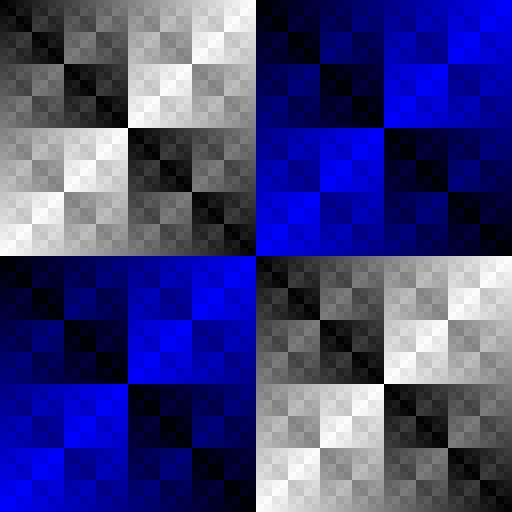
Frame 1 (no input)
Frame 60 (the mouse pressed at the canvas centre just before this capture): identical to frame 1, image omitted
Frame 120 (the mouse held since frame 60 and released just before this capture): identical to frame 1, image omitted

The Processing sketch that drew this single still picture (run headless with seeded random() and noise(); from frame 60 on, the mouse is pressed at the canvas centre):

// Processing sketch: pattern_1
// ── pattern_1.pde
/**
 * Author: qp91mn64
 * License: the MIT License
 * Created: 2026-02-26
 * 
 * Modefied from c_bitwise_9 for its structure
 * 
 * Result is one of the followings:
 *   x & y
 *   x | y
 *   x ^ y
 * Grayscale or opaque color
 * 
 * Drag the mouse or use arrow keys: explore different parts
 * Note: don't use WASD for moving
 * 
 * 's' or 'S': to save an image
 * space key ' ': pause/run
 * Note: clicking doesn't change `a`
 * 
 * See different bitwise patterns:
 * Press '1': bitwise AND &
 * Press '2': bitwise OR |
 * Press '3': bitwise XOR ^ (default)
 */
int cellWidth = 1;
int cellHeight = 1;
int xMax;
int yMax;
int xOffset = 0;
int yOffset = 0;
int whichBitwiseOperator = 3;  // 1:& 2:| 3:^
int x1 = 0;
int y1 = 0;
int x2 = 0;
int y2 = 0;
String bitwiseString;
PImage image1;
void setup() {
  size(512, 512);
  noStroke();
  xMax = (width - 1) / cellWidth + 1;  // Avoid grey egdes when `width` cannot be divided by `cellWidth`
  yMax = (height - 1) / cellHeight + 1;  // Avoid grey egdes when `height` cannot be divided by `cellHeight`
  if (whichBitwiseOperator == 1) {
    bitwiseString = "AND";
  } else if (whichBitwiseOperator == 2) {
    bitwiseString = "OR";
  } else if (whichBitwiseOperator == 3) {
    bitwiseString = "XOR";
  }
  image1 = createImage(width, height, ARGB);
  frameRate(64);
}
void draw() {
  int result = 0;
  int x1;
  int y1;
  background(0);  // Clear the display window
  image1.loadPixels();
  for (int x = 0; x < xMax; x++) {
    for (int y = 0; y < yMax; y++) {
      // Calculate values near 4096
      x1 = x + xOffset;
      y1 = y + yOffset;
      if (whichBitwiseOperator == 1) {
        result = x1 & y1;
      } else if (whichBitwiseOperator == 2) {
        result = x1 | y1;
      } else if (whichBitwiseOperator == 3) {
        result = x1 ^ y1;
      }
      if (result >> 8 != 0) {  // Grayscale or opaque
        result |= -16777216;
      }
      // Use pixels[] instead of rect() for speed
      for (int dx = 0; dx < cellWidth; dx++) {
        for (int dy = 0; dy < cellHeight; dy++) {
          image1.pixels[min(y * cellHeight + dy, height - 1) * width + min(x * cellWidth + dx, width - 1)] = color(result);
        }
      }
    }
  }
  image1.updatePixels();
  image(image1, 0, 0);
}
void mousePressed() {
  if (x1 == 0) {
    x1 = mouseX;
    x2 = xOffset;
  }
  if (y1 == 0) {
    y1 = mouseY;
    y2 = yOffset;
  }
}
void mouseDragged() {
  xOffset = x2 - (mouseX - x1);
  yOffset = y2 - (mouseY - y1);
}
void mouseReleased() {
  x1 = 0;
  y1 = 0;
  // Sometimes the binary form (2's complement) is useful to display specific patterns
  println("xOffset:", xOffset, binary(xOffset));
  println("yOffset:", yOffset, binary(yOffset));
}
void keyPressed() {
  if (key == CODED) {
    if (keyCode == RIGHT) {
      xOffset++;
      println("xOffset:", xOffset, binary(xOffset));
    } else if (keyCode == LEFT) {
      xOffset--;
      println("xOffset:", xOffset, binary(xOffset));
    } else if (keyCode == UP) {
      yOffset--;
      println("yOffset:", yOffset, binary(yOffset));
    } else if (keyCode == DOWN) {
      yOffset++;
      println("yOffset:", yOffset, binary(yOffset));
    }
  }
  else {
    if (key == '1') {
      if (whichBitwiseOperator != 1) {
        background(0);
        whichBitwiseOperator = 1;
        bitwiseString = "AND";
        println(bitwiseString);
      }
    } else if (key == '2') {
      if (whichBitwiseOperator != 2) {
        background(0);
        whichBitwiseOperator = 2;
        bitwiseString = "OR";
        println(bitwiseString);
      }
    } else if (key == '3') {
      if (whichBitwiseOperator != 3) {
        background(0);
        whichBitwiseOperator = 3;
        bitwiseString = "XOR";
        println(bitwiseString);
      }
    } else if (key == 's' || key == 'S') {  // Now the uppercase `S` can be used for saving images
      String s = String.format("your_output/pattern_1_%s_xOffset_%d_yOffset_%d_s%s.png", bitwiseString, xOffset, yOffset, stamp());  // For distinction a stamp is used
      save(s);  // Save what on the canvas directly. 
      println(String.format("Saved: %s", s));
    }
  }
}
String stamp() {
  String stamp1 = year() + nf(month(), 2) + nf(day(), 2) + nf(hour(), 2) + nf(minute(), 2) + nf(second(), 2);  // Timestamp to the second
  stamp1 += String.format("_%d_%d", millis(), frameCount);  // Better distinction
  return stamp1;
}
